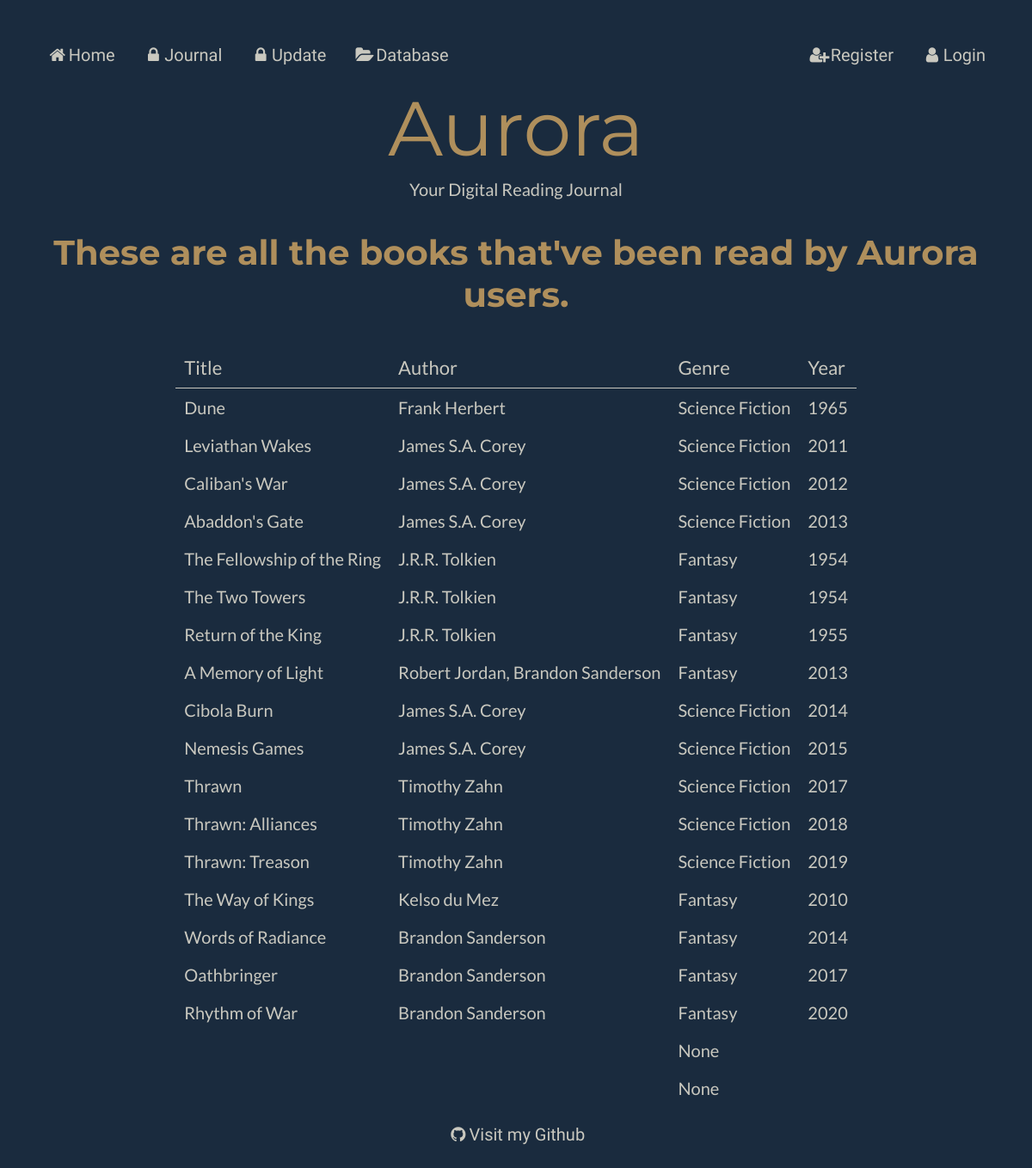
Before: /books with the older database file.
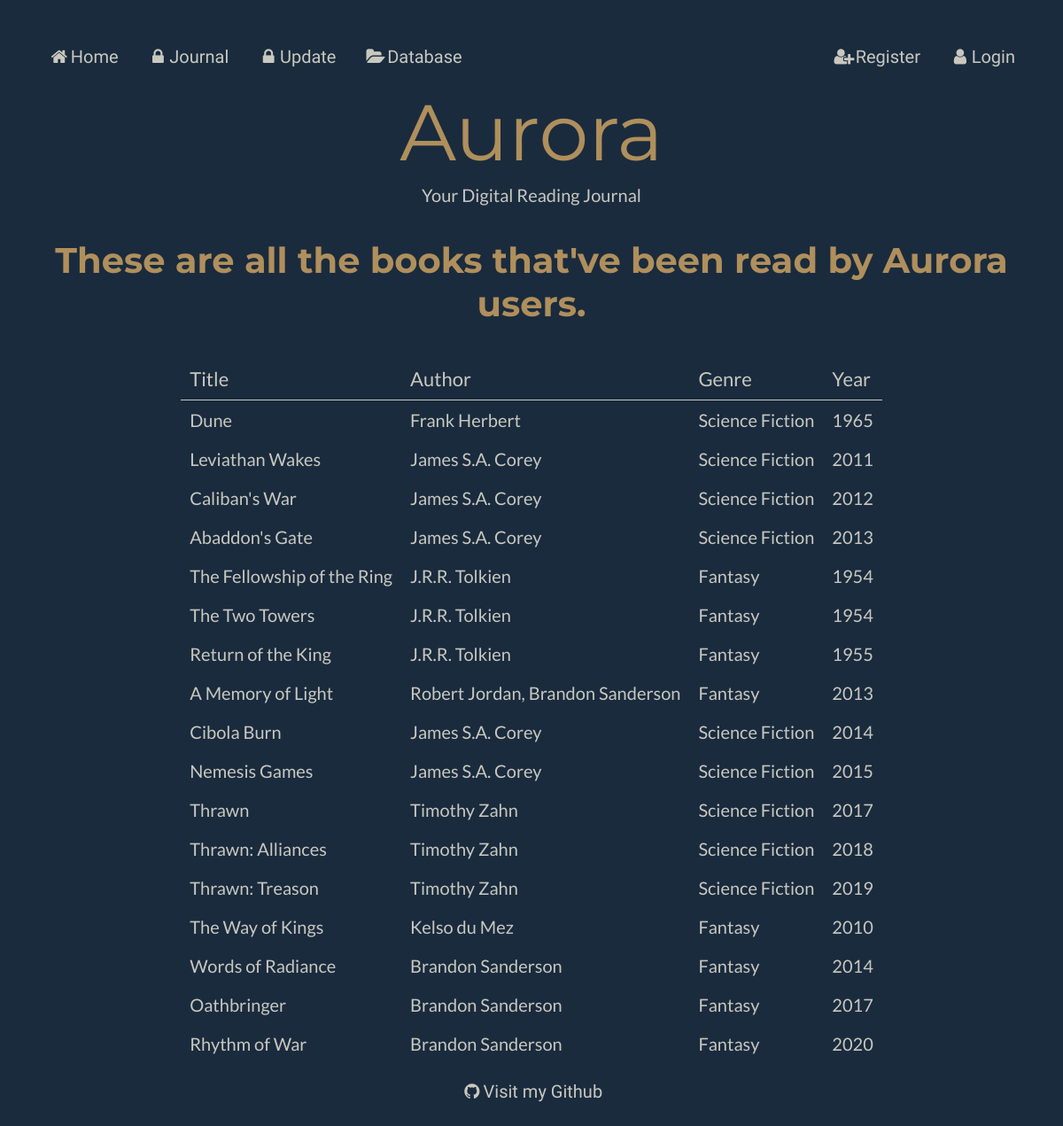
After: the same page with the newer database file.
### models.py (models this page shows)
class Books (db.Model):
    __tablename__ = "Books"
    bookid = db.Column(db.Integer, primary_key=True)
    title = db.Column(db.String(80))
    synopsis = db.Column(db.String(80))
    year = db.Column(db.String(80))
    authors = db.relationship("Authors", secondary=BooksAuthors, back_populates="books")
    users = db.relationship("Users", secondary=BooksUsers, back_populates="books")
    genres = db.relationship("Genres", secondary=BooksGenres, back_populates="books")

### main.py (the view)
@app.route('/books')
def books():
    book = models.Books.query.all()
    return render_template("allbooks.html", book=book, page_title="Books")

### main.py (called while the page is built)
@app.context_processor
def add_current_user():
    if session.get('user'): # if a user is logged in
        return dict(current_user=models.Users.query.get(session['user'])) # current user is equal to userinfo of user session
    return dict(current_user=None) # otherwise current user is none

### templates/allbooks.html
{% extends "layout.html" %}
{% block content %}
{% if current_user %}
<h1>Hey {{current_user.username}}, these are all the books read by Aurora users.</h1>
{% else %}
<h1>These are all the books that've been read by Aurora users.</h1>
{% endif %}
<table id="books">
        <tr>
            <th colspan = 1>Title</th>
            <th colspan = 1>Author</th>
            <th colspan = 1>Genre</th>
            <th colspan = 1>Year</th>
        </tr>
    {% for book in book %}
        <tr>
            <td> <a href="/book/{{ book.title }}"> {{ book.title }} </a></td>
            <td> <a href="/author/{{ book.authors|map(attribute='name')|join(', ') }}">{{ book.authors|map(attribute="name")|join(", ") }}</a></td>
            <td> <a href="/genre/{{ book.genres|map(attribute='name')|join(', ') }}"> {{ book.genres|map(attribute="name")|join(", ") }}</a></td>
            <td>{{ book.year }}</td>
        </tr>
    {% endfor %}
</table>
{% endblock %}

### templates/layout.html (shortened to what this page needs)
<!DOCTYPE html>
<html lang='en'>
    <head>
        <link rel="stylesheet" href="/static/styles.css">
        <link rel="stylesheet" href="https://cdnjs.cloudflare.com/ajax/libs/font-awesome/4.7.0/css/font-awesome.min.css">
    </head>
    <body>
        {% include "nav.html" %}
        <header>Aurora</header>
        <subhead>Your Digital Reading Journal</subhead>
        {% block content %}{% endblock %}
        {% include "footer.html" %}
    </body>
</html>

### templates/nav.html
<nav>
    <ul>
        <li><a href="/"><i class="fa fa-fw fa-home"></i>Home</a></li>
        {% if current_user %}
        <li><a href="/journal"><i class="fa fa-fw fa-book"></i>Journal</a></li>
        <li><a href="/update"><i class="fa fa-fw fa-edit"></i>Update</a></li>
        {% else %}
        <li><a href="/"><i class="fa fa-fw fa-lock"></i>Journal</a></li>
        <li><a href="/"><i class="fa fa-fw fa-lock"></i>Update</a></li>
        {% endif %}
        <li><a href="/books"><i class="fa fa-fw fa-folder-open"></i>Database</a></li>
        {% if current_user %}
        <li><a href="/logout"><i class="fa fa-fw fa-user-o"></i>Logout</a></li>
        <li><a><i class="fa fa-fw fa-user-circle"></i>Logged in as {{current_user.username}}</a></li>
        {% else %}
        <li><a href="/login"><i class="fa fa-fw fa-user"></i>Login</a></li>
        <li><a href="/signup"><i class="fa fa-fw fa-user-plus"></i>Register</a></li>
        {% endif %}
    </ul>
</nav>

### templates/footer.html
<footer>
    <a href="https://github.com/StephenHuang17253/aurora"><i class="fa fa-fw fa-github"></i>Visit my Github</a>
</footer>

### static/styles.css (style rules this page uses)
:root { --bg-color: #1a2b3e; --main-color: #af8f5c; --sub-color: #3a506c; --text-color: #c9c8bf; --button-color-green: #2E8B57; --button-color-red: #B22222; --font-aurora: "Montserrat"; --font-header: "Montserrat"; --font-body: "Lato"; --font-nav: "Julius Sans One"; }
html { height: 100%; }
body { font-family: var(--font-body); color: var(--text-color) ; font-size: 20px; background-color: var(--bg-color); padding: 30px; text-align: center; min-height: 100%; }
h1 { font-family: var(--font-header); color: var(--main-color) ; padding: 10px; }
header { font-family: var(--font-aurora); color: var(--main-color) ; font-size: 445%; padding: 5px; }
subhead { font-family: var(--font-body); padding: 10px; }
ul { list-style-type: none; margin: 0; padding: 0; overflow: hidden; font-family: var(--font-nav); }
li { float: left; }
li a { display: block; color: var(--text-color); text-align: center; padding: 14px 16px; text-decoration: none; }
li:nth-child(5) { float: right; }
li:last-child { float: right; }
table { border-collapse: collapse; margin: auto; text-align: left; }
th, td { text-align: left; padding: 10px; }
tr { text-align: left; }
th { font-family: var(--font-body);; font-weight: normal; font-size: 110%; color: var(--text-color); border-bottom: thin solid var(--text-color); }
a:link { color: var(--text-color); background-color: transparent; text-decoration: none; cursor: pointer; }
footer { padding-top: 20px; left: 0; bottom: 0; width: 100%; background-color: var(--bg-color); color: var(--text-color); text-align: center; font-family: var(--font-nav); }

Changed rows visible on the page:
removed Books: genres|map "None"
removed Books: genres|map "None"
